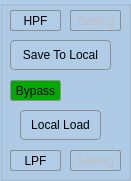
      <widget class="QGroupBox" name="groupBox_8">
       <property name="geometry">
        <rect>
         <x>750</x>
         <y>20</y>
         <width>131</width>
         <height>181</height>
        </rect>
       </property>
       <property name="styleSheet">
        <string notr="true">background-color: rgb(177, 204, 231);</string>
       </property>
       <property name="title">
        <string/>
       </property>
       <widget class="QPushButton" name="filter1HPF">
        <property name="geometry">
         <rect>
          <x>10</x>
          <y>10</y>
          <width>51</width>
          <height>21</height>
         </rect>
        </property>
        <property name="focusPolicy">
         <enum>Qt::NoFocus</enum>
        </property>
        <property name="styleSheet">
         <string notr="true">QPushButton {
     border: 1px solid #8f8f91;
     border-radius: 2px;
     background-color: qlineargradient(x1: 0, y1: 0, x2: 0, y2: 1,
                                       stop: 0 #f6f7fa, stop: 1 #dadbde);
 }

 QPushButton:pressed {
     background-color: qlineargradient(x1: 0, y1: 0, x2: 0, y2: 1,
                                       stop: 0 #dadbde, stop: 1 #f6f7fa);
 }
QPushButton:checked{
	background-color: rgb(0, 170, 0);
}</string>
        </property>
        <property name="text">
         <string>HPF</string>
        </property>
        <property name="checkable">
         <bool>true</bool>
        </property>
        <property name="autoExclusive">
         <bool>true</bool>
        </property>
       </widget>
       <widget class="QPushButton" name="filter1HPFSet">
        <property name="enabled">
         <bool>false</bool>
        </property>
        <property name="geometry">
         <rect>
          <x>70</x>
          <y>10</y>
          <width>51</width>
          <height>21</height>
         </rect>
        </property>
        <property name="focusPolicy">
         <enum>Qt::NoFocus</enum>
        </property>
        <property name="styleSheet">
         <string notr="true">QPushButton {
     border: 1px solid #8f8f91;
     border-radius: 2px;
     background-color: qlineargradient(x1: 0, y1: 0, x2: 0, y2: 1,
                                       stop: 0 #f6f7fa, stop: 1 #dadbde);
 }

 QPushButton:pressed {
     background-color: qlineargradient(x1: 0, y1: 0, x2: 0, y2: 1,
                                       stop: 0 #dadbde, stop: 1 #f6f7fa);
 }
</string>
        </property>
        <property name="text">
         <string>Setting</string>
        </property>
       </widget>
       <widget class="QPushButton" name="filter1Bypass">
        <property name="geometry">
         <rect>
          <x>10</x>
          <y>80</y>
          <width>51</width>
          <height>21</height>
         </rect>
        </property>
        <property name="focusPolicy">
         <enum>Qt::NoFocus</enum>
        </property>
        <property name="styleSheet">
         <string notr="true">QPushButton {
     border: 1px solid #8f8f91;
     border-radius: 2px;
     background-color: qlineargradient(x1: 0, y1: 0, x2: 0, y2: 1,
                                       stop: 0 #f6f7fa, stop: 1 #dadbde);
 }

 QPushButton:pressed {
     background-color: qlineargradient(x1: 0, y1: 0, x2: 0, y2: 1,
                                       stop: 0 #dadbde, stop: 1 #f6f7fa);
 }
QPushButton:checked{
	background-color: rgb(0, 170, 0);
}</string>
        </property>
        <property name="text">
         <string>Bypass</string>
        </property>
        <property name="checkable">
         <bool>true</bool>
        </property>
        <property name="checked">
         <bool>true</bool>
        </property>
        <property name="autoExclusive">
         <bool>true</bool>
        </property>
       </widget>
       <widget class="QPushButton" name="filter1LPF">
        <property name="geometry">
         <rect>
          <x>10</x>
          <y>150</y>
          <width>51</width>
          <height>21</height>
         </rect>
        </property>
        <property name="focusPolicy">
         <enum>Qt::NoFocus</enum>
        </property>
        <property name="styleSheet">
         <string notr="true">QPushButton {
     border: 1px solid #8f8f91;
     border-radius: 2px;
     background-color: qlineargradient(x1: 0, y1: 0, x2: 0, y2: 1,
                                       stop: 0 #f6f7fa, stop: 1 #dadbde);
 }

 QPushButton:pressed {
     background-color: qlineargradient(x1: 0, y1: 0, x2: 0, y2: 1,
                                       stop: 0 #dadbde, stop: 1 #f6f7fa);
 }
QPushButton:checked{
	background-color: rgb(0, 170, 0);
}</string>
        </property>
        <property name="text">
         <string>LPF</string>
        </property>
        <property name="checkable">
         <bool>true</bool>
        </property>
        <property name="autoExclusive">
         <bool>true</bool>
        </property>
       </widget>
       <widget class="QPushButton" name="filter1LPFSet">
        <property name="enabled">
         <bool>false</bool>
        </property>
        <property name="geometry">
         <rect>
          <x>70</x>
          <y>150</y>
          <width>51</width>
          <height>21</height>
         </rect>
        </property>
        <property name="focusPolicy">
         <enum>Qt::NoFocus</enum>
        </property>
        <property name="styleSheet">
         <string notr="true">QPushButton {
     border: 1px solid #8f8f91;
     border-radius: 2px;
     background-color: qlineargradient(x1: 0, y1: 0, x2: 0, y2: 1,
                                       stop: 0 #f6f7fa, stop: 1 #dadbde);
 }

 QPushButton:pressed {
     background-color: qlineargradient(x1: 0, y1: 0, x2: 0, y2: 1,
                                       stop: 0 #dadbde, stop: 1 #f6f7fa);
 }
</string>
        </property>
        <property name="text">
         <string>Setting</string>
        </property>
       </widget>
       <widget class="QPushButton" name="saveAsBtn">
        <property name="geometry">
         <rect>
          <x>10</x>
          <y>40</y>
          <width>101</width>
          <height>30</height>
         </rect>
        </property>
        <property name="focusPolicy">
         <enum>Qt::NoFocus</enum>
        </property>
        <property name="styleSheet">
         <string notr="true">QPushButton {
     border: 1px solid #8f8f91;
     border-radius: 4px;
     background-color: qlineargradient(x1: 0, y1: 0, x2: 0, y2: 1,
                                       stop: 0 #f6f7fa, stop: 1 #dadbde);
 }

 QPushButton:pressed {
     background-color: qlineargradient(x1: 0, y1: 0, x2: 0, y2: 1,
                                       stop: 0 #dadbde, stop: 1 #f6f7fa);
 }</string>
        </property>
        <property name="text">
         <string>Save To Local</string>
        </property>
       </widget>
       <widget class="QPushButton" name="loadBtn">
        <property name="geometry">
         <rect>
          <x>20</x>
          <y>110</y>
          <width>81</width>
          <height>30</height>
         </rect>
        </property>
        <property name="focusPolicy">
         <enum>Qt::NoFocus</enum>
        </property>
        <property name="styleSheet">
         <string notr="true">QPushButton {
     border: 1px solid #8f8f91;
     border-radius: 4px;
     background-color: qlineargradient(x1: 0, y1: 0, x2: 0, y2: 1,
                                       stop: 0 #f6f7fa, stop: 1 #dadbde);
 }

 QPushButton:pressed {
     background-color: qlineargradient(x1: 0, y1: 0, x2: 0, y2: 1,
                                       stop: 0 #dadbde, stop: 1 #f6f7fa);
 }</string>
        </property>
        <property name="text">
         <string>Local Load</string>
        </property>
       </widget>
      </widget>
